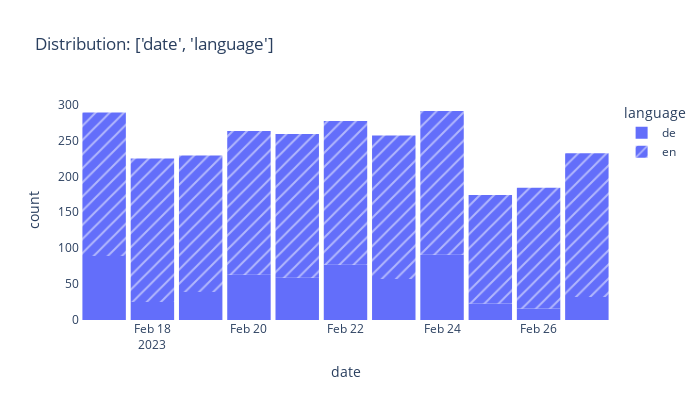

The notebook cell this image was saved under:
### Code cell
print_dist(data=parsed, var=['date','language'], w=700, h=400, diff_by_color=False, save_to_folder=f"reports", prefix="eda")

### Figure 1 — Plotly figure (JSON) as saved in the notebook; plotly's stock layout.template omitted (floating-point values rounded to 4 significant figures; data arrays with more than 128 entries replaced by an {"elided": "..."} marker saying what was removed)
{"data": [{"alignmentgroup": "True", "bingroup": "x", "hovertemplate": "language=de<br>date=%{x}<br>count=%{y}<extra></extra>", "legendgroup": "de", "marker": {"color": "#636efa", "pattern": {"shape": ""}}, "name": "de", "offsetgroup": "de", "orientation": "v", "showlegend": true, "type": "histogram", "x": {"elided": "571 str values"}, "xaxis": "x", "yaxis": "y"}, {"alignmentgroup": "True", "bingroup": "x", "hovertemplate": "language=en<br>date=%{x}<br>count=%{y}<extra></extra>", "legendgroup": "en", "marker": {"color": "#636efa", "pattern": {"shape": "/"}}, "name": "en", "offsetgroup": "en", "orientation": "v", "showlegend": true, "type": "histogram", "x": {"elided": "2109 str values"}, "xaxis": "x", "yaxis": "y"}], "layout": {"bargap": 0.1, "barmode": "relative", "height": 400, "legend": {"title": {"text": "language"}, "tracegroupgap": 0}, "paper_bgcolor": "rgba(0,0,0,0)", "plot_bgcolor": "rgba(0,0,0,0)", "title": {"text": "Distribution: ['date', 'language']"}, "width": 700, "xaxis": {"anchor": "y", "domain": [0, 1], "title": {"text": "date"}}, "yaxis": {"anchor": "x", "domain": [0, 1], "title": {"text": "count"}}}}
